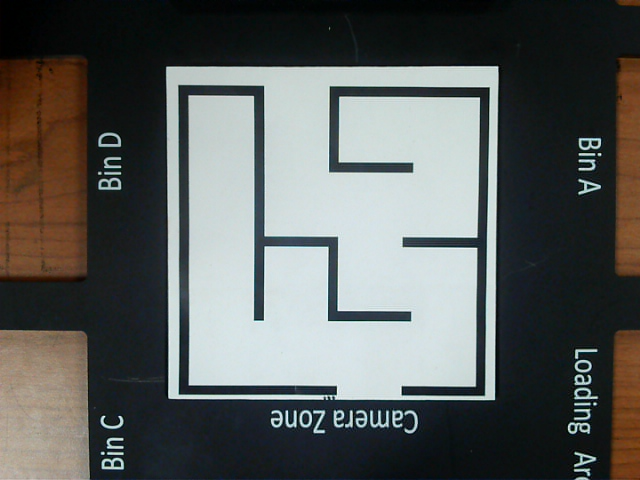
#> input picture input_maze/maze1.png, 640 x 480 px
$ python img_rotate.py
#> lines starting #> are read from the running program, lines starting #| are printed output that depends on the picture; after the words box and inside, x2 and y2 are one past the last pixel; in counts of white or black regions, pixels touching at a corner belong together
import cv2
import numpy as np

# Step 1: Load the image
def rotate_maze(image_path):
#> called with image_path = 'input_maze/maze1.png'
    image = cv2.imread(image_path)
#> image is the input picture: shape (480, 640, 3); mean B, G, R 92.2, 94.3, 91.5
    # Step 2: Convert the image to grayscale

    gray = cv2.cvtColor(image, cv2.COLOR_BGR2GRAY)
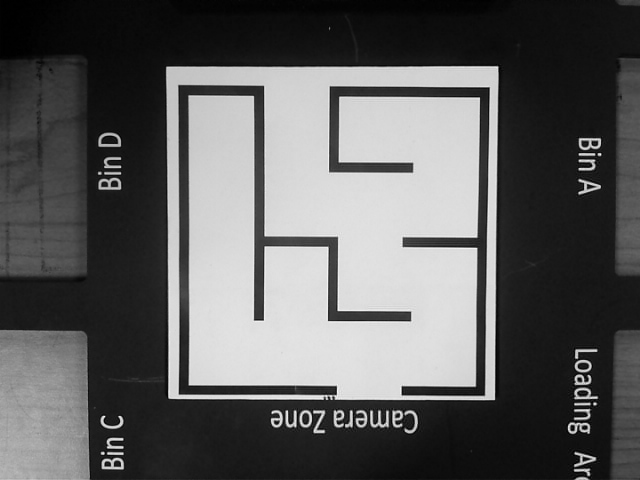
#> gray: shape (480, 640); min 0, max 250, mean 93.2

    # Step 3: Apply Gaussian Blur to reduce noise and smooth the image
    blurred = cv2.GaussianBlur(gray, (5, 5), 0)
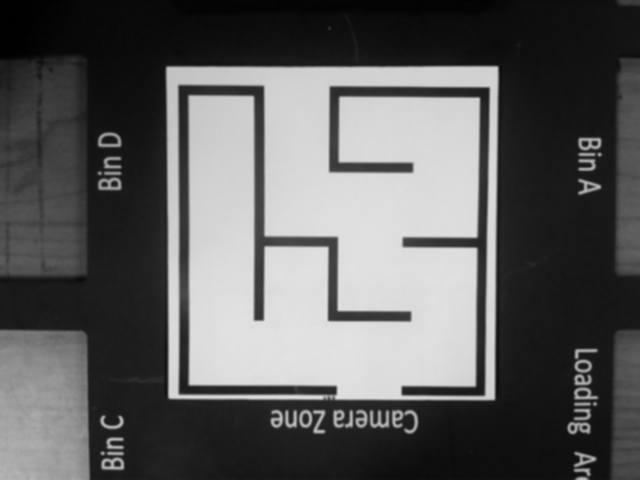
#> blurred: shape (480, 640); min 0, max 227, mean 93.2

    # Step 4: Apply adaptive thresholding to handle noise and variable lighting
    binary_image = cv2.adaptiveThreshold(blurred, 255, cv2.ADAPTIVE_THRESH_GAUSSIAN_C, cv2.THRESH_BINARY_INV, 11, 2)
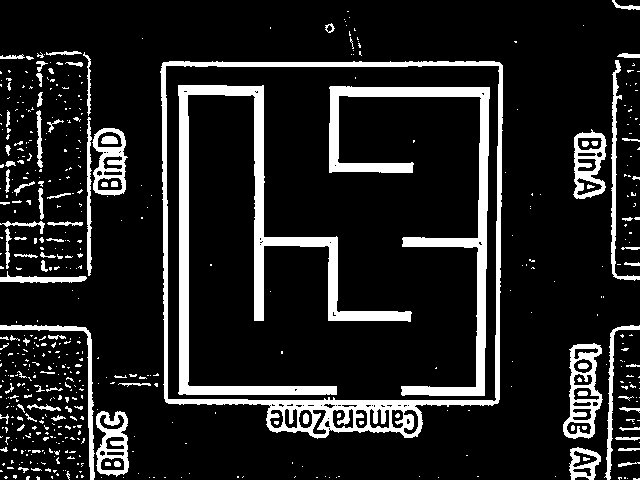
#> binary_image: shape (480, 640); 13.5% white; 544 white regions (449 under 20 px), largest, box (x1, y1, x2, y2) and area: (178, 85, 412, 395) 9503, (160, 61, 503, 439) 9067, (329, 86, 490, 396) 7164

    # Step 5: Detect edges using Canny edge detection
    edges = cv2.Canny(binary_image, 50, 150, apertureSize=3)
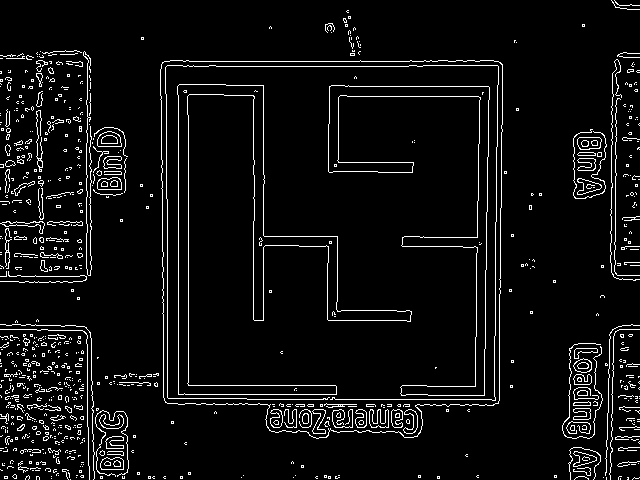
#> edges: shape (480, 640); 5.7% white in thin lines or dots

    # Step 6: Use Hough Line Transform to detect lines and estimate the maze's orientation
    lines = cv2.HoughLines(edges, 1, np.pi / 180, 150)
#> lines = 22 rows, first 8: [178, 0], [61, 1.57], [188, 0], [399, 1.57], [481, 0.0175], [66, 1.57], [490, 0.0175], [385, 1.57]
    # Step 7: Calculate the average angle of detected lines to determine rotation
    angles = []
    if lines is not None:
        for rho, theta in lines[:, 0]:
            angle = np.rad2deg(theta)  # Convert radians to degrees
            if angle < 90:  # Only consider angles less than 90 degrees
                angles.append(angle)
#> this loop made 22 passes
#> (rho, theta, angle) on passes 1 to 12: (178, 0, 0), (61, 1.57, 90), (188, 0, 0), (399, 1.57, 90), (481, 0.0175, 1), (66, 1.57, 90), (490, 0.0175, 1), (385, 1.57, 90), (263, 0, 0), (404, 1.57, 90), (167, 0, 0), (394, 1.57, 90)
#> after the loop, angles = [0, 0, 1, 1, 0, 0, 0, 0, 1, 1, 1, 1, 0]

    # Step 8: Compute the median of all detected angles as the rotation angle
    rotation_angle = np.median(angles) if len(angles) > 0 else 0
#> rotation_angle = 0
    rotation_angle=rotation_angle
    # Step 9: Rotate the image to correct the tilt
    (h, w) = image.shape[:2]
#> h = 480; w = 640
    center = (w // 2, h // 2)
#> center = (320, 240)
    rotation_matrix = cv2.getRotationMatrix2D(center, rotation_angle, 1.0)
#> rotation_matrix = [[1, 0, 0], [0, 1, 0]]
    rotated_image = cv2.warpAffine(image, rotation_matrix, (w, h), flags=cv2.INTER_LINEAR, borderMode=cv2.BORDER_CONSTANT, borderValue=(255, 255, 255))
    cv2.imwrite('maze_image/cropped_maze.png', rotated_image)
    return rotation_angle
rotate_maze('input_maze/maze1.png')
# [51 lines of commented-out code are left out]

$ run again, with input_maze/maze2.png copied over input_maze/maze1.png
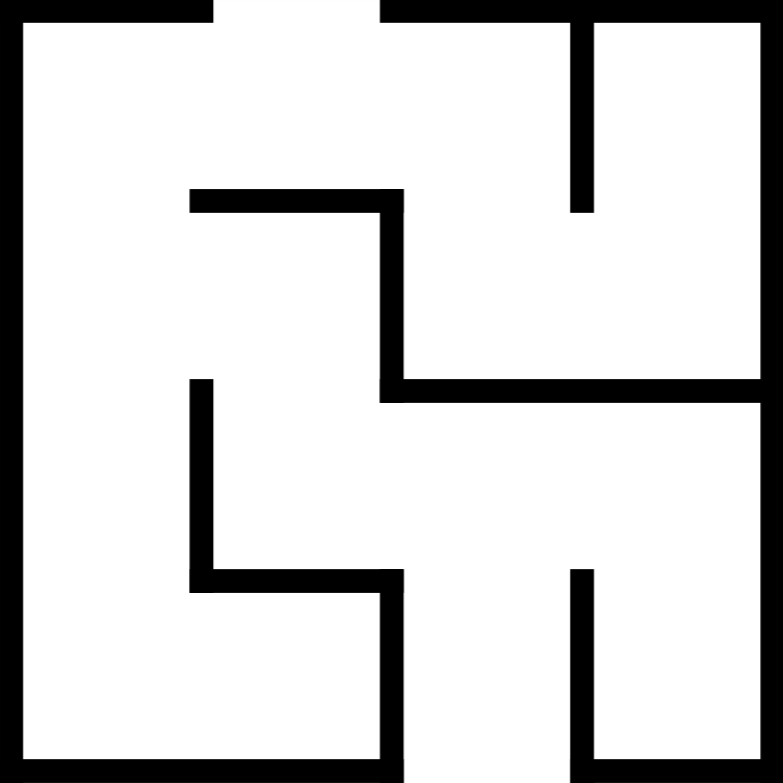
#> input picture input_maze/maze2.png, 783 x 783 px
#> in rotate_maze, image is the input picture: shape (783, 783, 3); min 0, max 255, mean 212.1
#> in rotate_maze, `binary_image = cv2.adaptiveThreshold(blurred, 255, cv2.ADAPTIVE_THRESH..`:
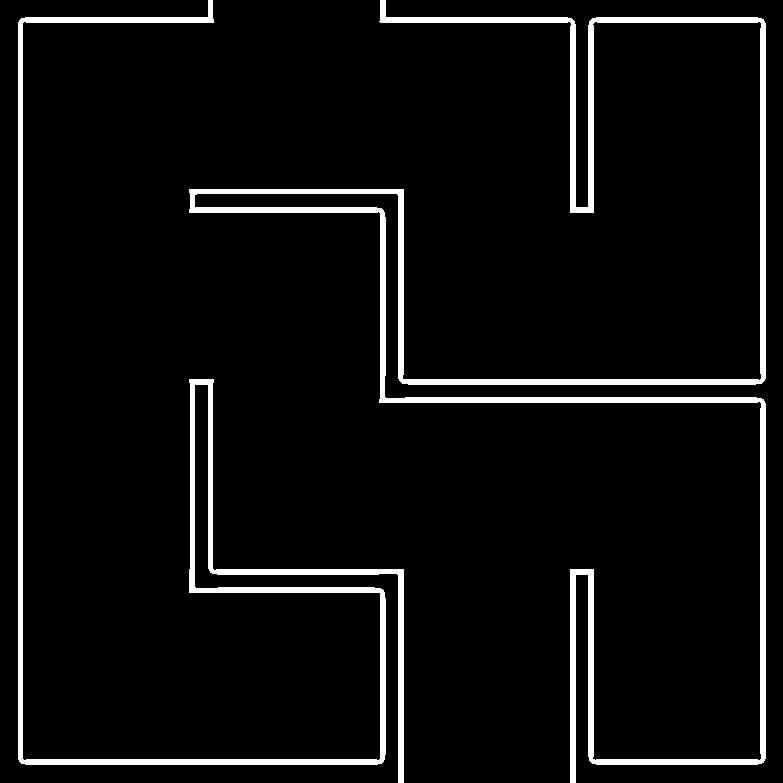
#> binary_image: shape (783, 783); 5.7% white; 2 white regions, box (x1, y1, x2, y2) and area: (189, 0, 766, 783) 21332, (18, 0, 404, 783) 13695
#> in rotate_maze, `edges = cv2.Canny(binary_image, 50, 150, apertureSize=3)`:
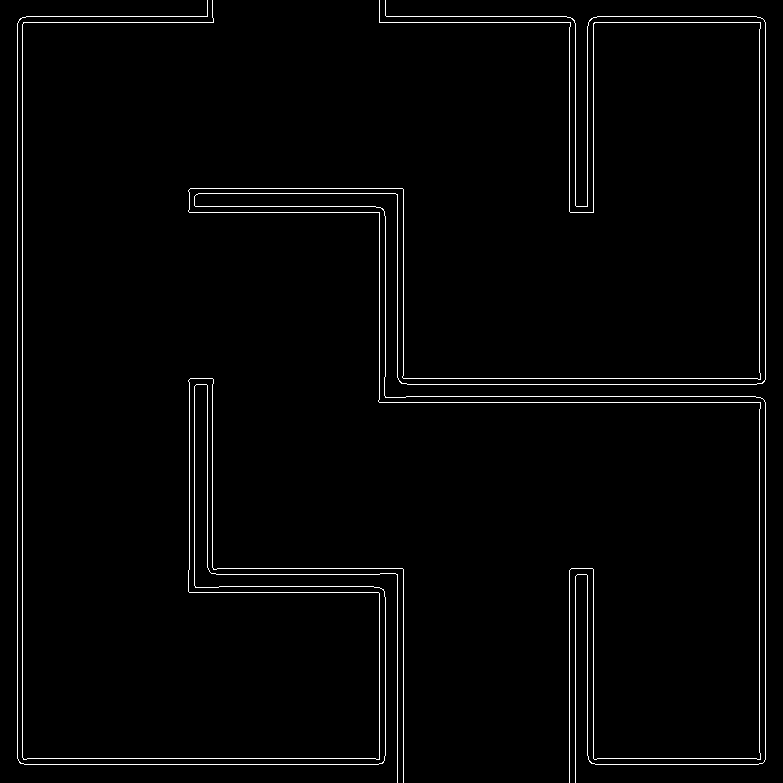
#> edges: shape (783, 783); 2% white in thin lines or dots
#> lines = 32 rows, first 8: [17, 0], [22, 0], [765, 0], [759, 0], [22, 1.57], [16, 1.57], [764, 1.57], [758, 1.57]
#> the loop in rotate_maze, `for rho, theta in lines[:, 0]:` made 32 passes
#> (rho, theta, angle) on passes 1 to 8: (17, 0, 0), (22, 0, 0), (765, 0, 0), (759, 0, 0), (22, 1.57, 90), (16, 1.57, 90), (764, 1.57, 90), (758, 1.57, 90)
#> after the loop in rotate_maze, `for rho, theta in lines[:, 0]:`: angles = [0, 0, 0, 0, 0, 0, 0, 0, 0, 0, 0, 0, 0, 0, 0, 0]
#> rotation_angle = 0
#> rotation_matrix = [[1, 0, 0], [0, 1, 0]]
